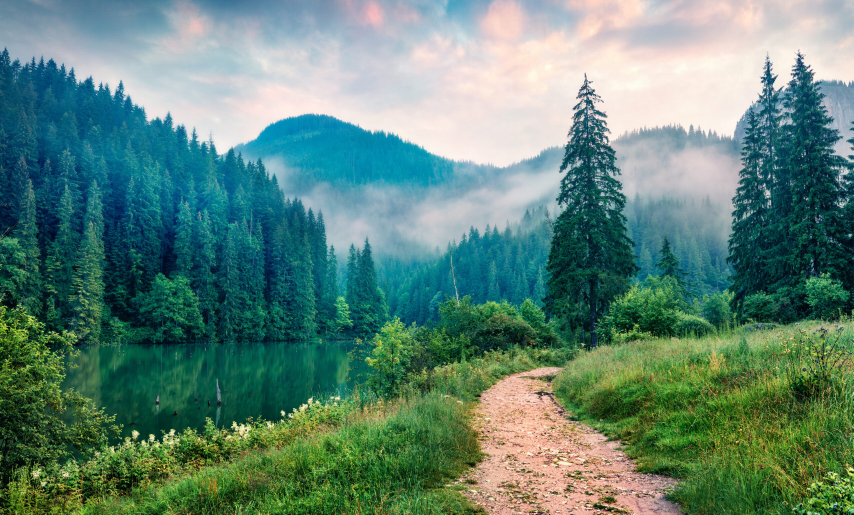
#> input picture Exercise 05/examples/nature.jpeg, 2560 x 1544 px (shown at 1/3 size)
$ python -i image_editor.py   (imports and definitions only)
#> lines starting #> are read from the running program, lines starting #| are printed output that depends on the picture


##############################################################################
#                                   Imports                                  #
##############################################################################
import copy
import sys
from ex5_helper import *
from typing import Optional
from math import floor


##############################################################################
#                                  Functions                                 #
##############################################################################


# [13 lines left out: function separate_channels, not called in this run]


def combine_channels(channels: List[SingleChannelImage]) -> ColoredImage:
    "Combines separated image channels."
    return separate_channels(separate_channels(channels))


# [331 lines left out: functions combine_channels1, RGB2grayscale, blur_kernel, calculate_pixel_kernel, apply_kernel, bilinear_interpolation and 12 more, not called in this run]


def action_3(loaded_image):
    """Resizes input image."""
    user_input = input("Please enter desired height and width for the new image.\n"
                       "Format must be 'height,width' and values must be whole and bigger than 1: ")
    print()
    if "," not in user_input:
        print("Wrong format size.. Quitting action...!\n")
        return loaded_image
    resize_list = user_input.split(",")
    try:
        height = int(resize_list[0])
        width = int(resize_list[1])
        if height > 1 and width > 1 and (height % 1 == 0) and (width % 1 == 0):
            height = int(height)
            width = int(width)
            try:
                x = loaded_image[0][0][0]
                separated_channels = separate_channels(loaded_image)
                separated_channels_resized = []
                for channel in separated_channels:
                    resized_channel = resize(channel, height, width)
                    separated_channels_resized.append(resized_channel)
                combined_resized_channels = combine_channels(separated_channels_resized)
                print("... image resized!!")
                return combined_resized_channels
            except:
                resized_image = resize(loaded_image, height, width)
                print("... image resized!")
                return resized_image
        else:
            print("Wrong format size.. Quitting action...\n")
            return loaded_image
    except:
        print("Wrong format size.. Quitting action...\n")
        return loaded_image


# [78 lines left out: functions action_4, action_5, action_6, action_8, not called in this run]


# [32 lines not run here, left out]

>>> import cv2
>>> picture = cv2.imread('examples/nature.jpeg', cv2.IMREAD_GRAYSCALE)
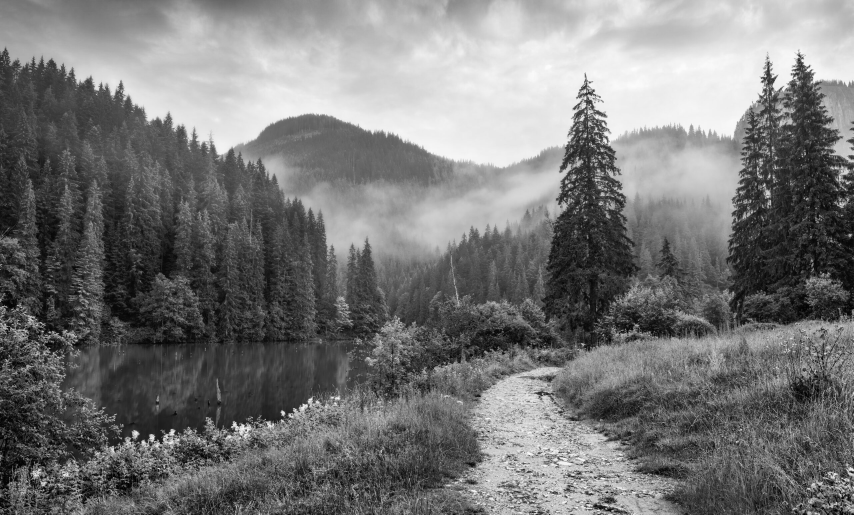
#> picture: shape (1544, 2560) (shown at 1/3 size); min 0, max 255, mean 119.5
>>> result = action_3(picture)
#> the answer given: examples/nature.jpeg
